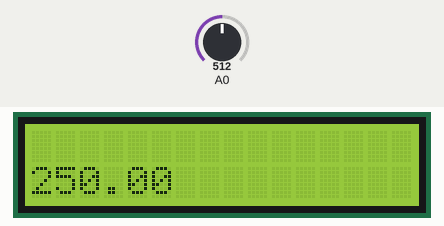
Bench run of a sketch on a simulated Arduino Uno, built with avr-gcc and run on an emulated ATmega328P. On the bench: 16×2 character LCD. The test bench sets the inputs (shaded band); at power-on: A0 = 512.

Above: at 1.2 s.
1.3 s: A0 set to 716
At 2.9 s:
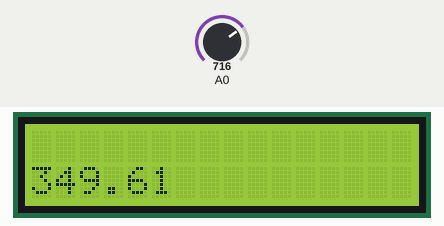
4.6 s: A0 set to 900
At 5.9 s:
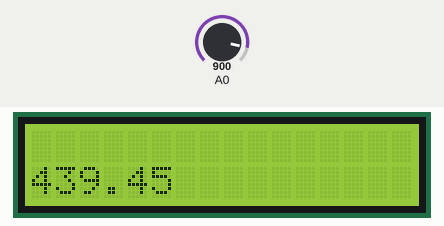
7.6 s: A0 set to 1023
At 8.4 s:
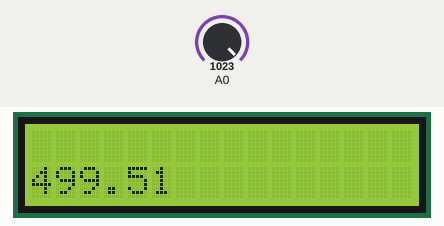
Timing chart, 0 to 10.6 s (numbered marks = the images above; inputs shaded):
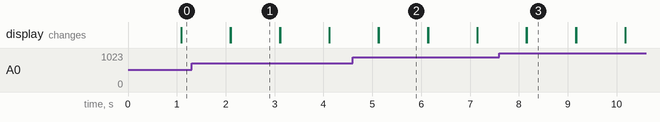

The sketch:

adc.ino
```cpp
#include <Wire.h>
#include <LiquidCrystal_I2C.h>

LiquidCrystal_I2C lcd(0x27,16,2);

void setup()
{
  lcd.init();
  lcd.backlight();
  lcd.clear();
  lcd.home();
  lcd.setCursor(0,0);
  lcd.print("HELLO");
}

void loop()
{
  String  temp;

  temp=String((analogRead(A0)*(5.00/1024))/0.01);

  lcd.setCursor(0,1);
  lcd.print(temp);
  delay(1000);
  lcd.clear();
}
```

Measured:
- after the input at 1.3 s, the display: first differs from a run without the input after 0.80 s (image 1)
- after the input at 4.6 s, the display: first differs from a run without the input after 0.53 s (image 2)
- after the input at 7.6 s, the display: first differs from a run without the input after 0.56 s (image 3)
- what the display in image 1 shows lasts 1.0 s, from 2.1 s to 3.1 s
